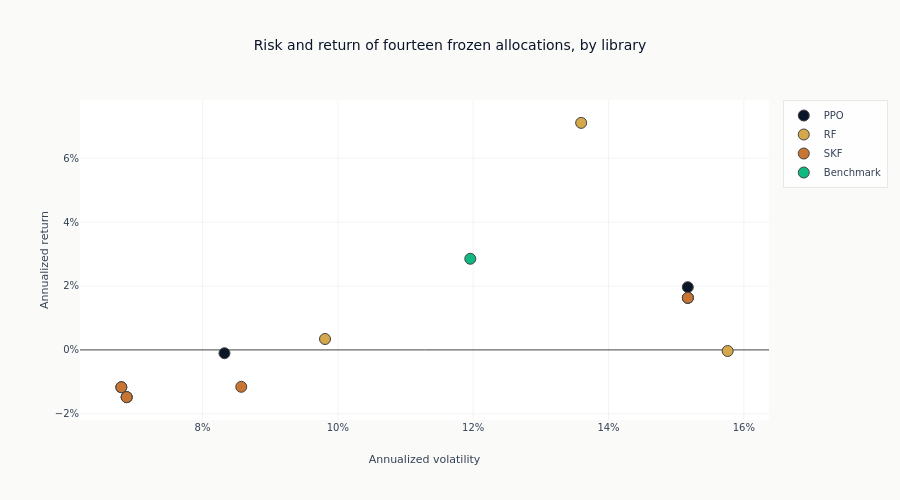

The code cell stored with this chart in its notebook:
### Markdown cell above
The risk-return map retains every configuration but uses color only for library identity.
Hover labels carry the optimizer name, avoiding a fifteen-color legend.

### Code cell
eval_pd = eval_df.to_pandas()
library_order = ["PPO", "RF", "SKF", "Benchmark"]
library_colors = dict(zip(library_order, ml4t_palette(4, categorical=True), strict=True))
top_row = eval_df.row(0, named=True)
print(
    f"Highest test Sharpe: {top_row['portfolio']} at {top_row['sharpe']:.3f}, "
    f"annualized return {top_row['annual_return']:.1%} at {top_row['annual_volatility']:.1%} "
    "volatility"
)

fig = go.Figure()
for library in library_order:
    subset = eval_pd.loc[eval_pd["library"] == library]
    fig.add_scatter(
        x=subset["annual_volatility"],
        y=subset["annual_return"],
        mode="markers",
        name=library,
        text=subset["portfolio"],
        customdata=subset[["sharpe", "max_drawdown"]],
        marker=dict(color=library_colors[library], size=11, line=dict(width=1)),
        hovertemplate=(
            "%{text}<br>Annual return=%{y:.1%}<br>Annual volatility=%{x:.1%}"
            "<br>Sharpe=%{customdata[0]:.2f}<br>Max drawdown=%{customdata[1]:.1%}<extra></extra>"
        ),
    )

fig.update_layout(
    title="Risk and return of fourteen frozen allocations, by library",
    xaxis_title="Annualized volatility",
    yaxis_title="Annualized return",
    xaxis_tickformat=".0%",
    yaxis_tickformat=".0%",
    height=500,
)
show_plotly_with_alt(
    fig,
    "Scatter of fourteen frozen allocations plus the equal-weight benchmark, annualized volatility against annualized return, coloured by library, with several points from different libraries falling on top of each other.",
)

### Figure 1 — Plotly figure (JSON) as saved in the notebook; plotly's stock layout.template omitted (floating-point values rounded to 4 significant figures)
{"data": [{"customdata": [[-0.05461, -0.3099], [-0.07619, -0.3116], [-0.4421, -0.1829], [-0.7156, -0.142], [-0.7521, -0.1452]], "hovertemplate": "%{text}<br>Annual return=%{y:.1%}<br>Annual volatility=%{x:.1%}<br>Sharpe=%{customdata[0]:.2f}<br>Max drawdown=%{customdata[1]:.1%}<extra></extra>", "marker": {"color": "#0a1628", "line": {"width": 1}, "size": 11}, "mode": "markers", "name": "PPO", "text": ["PPO: Shrinkage", "PPO: Max Sharpe", "PPO: HRP", "PPO: Min Vol", "PPO: Min CVaR"], "type": "scatter", "x": [0.1517, 0.1517, 0.08324, 0.068, 0.06879], "y": [0.01964, 0.0163, -0.001038, -0.01168, -0.01477]}, {"customdata": [[0.2841, -0.2539], [-0.07619, -0.3116], [-0.1724, -0.327], [-0.3161, -0.2003], [-0.7521, -0.1452]], "hovertemplate": "%{text}<br>Annual return=%{y:.1%}<br>Annual volatility=%{x:.1%}<br>Sharpe=%{customdata[0]:.2f}<br>Max drawdown=%{customdata[1]:.1%}<extra></extra>", "marker": {"color": "#D4A84B", "line": {"width": 1}, "size": 11}, "mode": "markers", "name": "RF", "text": ["RF: Conditional DaR", "RF: Std Dev", "RF: Max DD", "RF: Risk Parity", "RF: Min CVaR"], "type": "scatter", "x": [0.136, 0.1517, 0.1576, 0.0981, 0.06879], "y": [0.07103, 0.0163, -0.0003447, 0.003412, -0.01477]}, {"customdata": [[-0.0762, -0.3116], [-0.5501, -0.1926], [-0.7153, -0.142], [-0.7521, -0.1452]], "hovertemplate": "%{text}<br>Annual return=%{y:.1%}<br>Annual volatility=%{x:.1%}<br>Sharpe=%{customdata[0]:.2f}<br>Max drawdown=%{customdata[1]:.1%}<extra></extra>", "marker": {"color": "#C87533", "line": {"width": 1}, "size": 11}, "mode": "markers", "name": "SKF", "text": ["SKF: Max Sharpe", "SKF: HRP", "SKF: Min Var", "SKF: Min CVaR"], "type": "scatter", "x": [0.1517, 0.08572, 0.068, 0.06879], "y": [0.0163, -0.01154, -0.01166, -0.01477]}, {"customdata": [[-0.0332, -0.2124]], "hovertemplate": "%{text}<br>Annual return=%{y:.1%}<br>Annual volatility=%{x:.1%}<br>Sharpe=%{customdata[0]:.2f}<br>Max drawdown=%{customdata[1]:.1%}<extra></extra>", "marker": {"color": "#10b981", "line": {"width": 1}, "size": 11}, "mode": "markers", "name": "Benchmark", "text": ["Equal Weight"], "type": "scatter", "x": [0.1196], "y": [0.02852]}], "layout": {"height": 500, "title": {"text": "Risk and return of fourteen frozen allocations, by library"}, "xaxis": {"tickformat": ".0%", "title": {"text": "Annualized volatility"}}, "yaxis": {"tickformat": ".0%", "title": {"text": "Annualized return"}}}}
